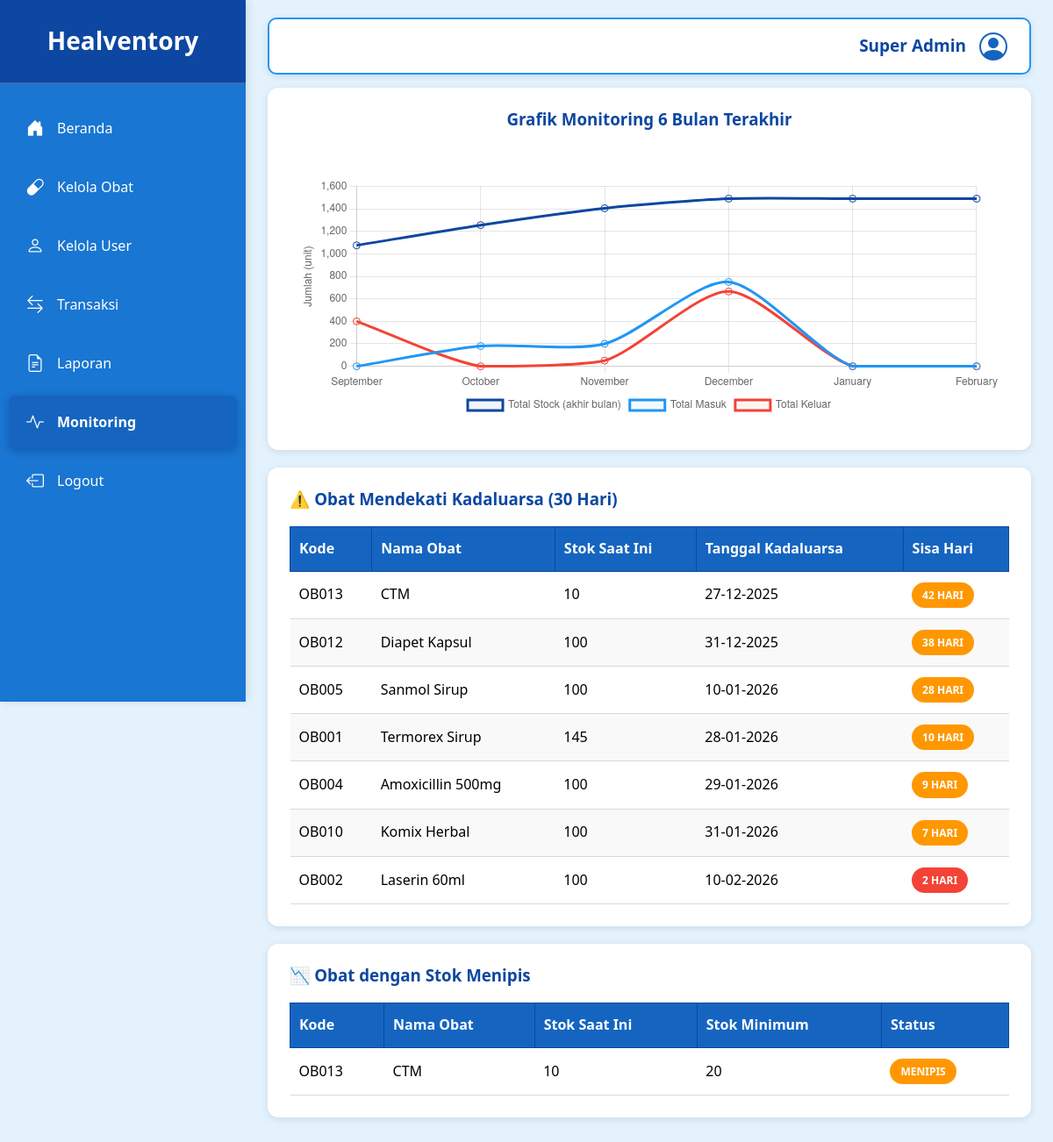
Page /admin/monitoring.php (signed in) on the committed database.
### tables this page shows
CREATE TABLE `obat` (
  `id` int(11) NOT NULL,
  `kode_obat` varchar(30) NOT NULL,
  `nama` varchar(150) NOT NULL,
  `kategori` varchar(100) DEFAULT NULL,
  `stok_awal` int(11) DEFAULT 0,
  `stok_minimum` int(11) DEFAULT 100,
  `tgl_kadaluarsa` date DEFAULT NULL,
  `created_at` timestamp NOT NULL DEFAULT current_timestamp()
);

### public/admin/monitoring.php (the view, shortened to what this page needs)
<?php
require '../../config/database.php';
include '../includes/header.php';
$obat_kadaluarsa = $pdo->query("
    SELECT
        o.*,
        (
            o.stok_awal
            + COALESCE(SUM(CASE WHEN t.jenis = 'masuk' THEN t.jumlah END), 0)
            - COALESCE(SUM(CASE WHEN t.jenis = 'keluar' THEN t.jumlah END), 0)
        ) AS stok_akhir
    FROM obat o
    LEFT JOIN transaksi t ON t.id_obat = o.id
    WHERE o.tgl_kadaluarsa <= DATE_ADD(CURDATE(), INTERVAL 30 DAY)
    GROUP BY o.id
    ORDER BY o.tgl_kadaluarsa ASC
")->fetchAll();
$obat_menipis = $pdo->query("
    SELECT
        o.id,
        o.kode_obat,
        o.nama,
        o.stok_minimum,
        (
            o.stok_awal
            + COALESCE(SUM(CASE WHEN t.jenis = 'masuk' THEN t.jumlah END), 0)
            - COALESCE(SUM(CASE WHEN t.jenis = 'keluar' THEN t.jumlah END), 0)
        ) AS stok_akhir
    FROM obat o
    LEFT JOIN transaksi t ON t.id_obat = o.id
    GROUP BY o.id
    HAVING stok_akhir < o.stok_minimum
    ORDER BY stok_akhir ASC
")->fetchAll();
$baseStockRow = $pdo->query("SELECT COALESCE(SUM(stok_awal),0) AS base_stock FROM obat")->fetch(PDO::FETCH_ASSOC);
$base_stock = (int)$baseStockRow['base_stock'];
$stmt_monthly = $pdo->prepare("
    SELECT
      COALESCE(SUM(CASE WHEN jenis = :jenis THEN jumlah END), 0) AS total
    FROM transaksi
    WHERE DATE(tgl_transaksi) BETWEEN :start AND :end
");
$stmt_cumulative = $pdo->prepare("
    SELECT
      COALESCE(SUM(CASE WHEN jenis = :jenis THEN jumlah END), 0) AS total
    FROM transaksi
    WHERE DATE(tgl_transaksi) <= :end
");
$labels = [];
$monthlyIn = [];
$monthlyOut = [];
$totalStockAtEnd = [];
$now = new DateTime();
$startMonth = (clone $now)->modify('first day of this month');
$startMonth = $startMonth->modify('-5 months');
for ($i = 0; $i < 6; $i++) {
    $mStart = (clone $startMonth)->modify("+{$i} months")->setTime(0, 0, 0);
    $mEnd = (clone $mStart)->modify('last day of this month')->setTime(23, 59, 59);
    $label = strftime('%B', $mStart->getTimestamp());
    $labels[] = $label;
    $stmt_monthly->execute([
        ':jenis' => 'masuk',
        ':start' => $mStart->format('Y-m-d'),
        ':end'   => $mEnd->format('Y-m-d')
    ]);
    $rowIn = $stmt_monthly->fetch(PDO::FETCH_ASSOC);
    $monthIn = (int)$rowIn['total'];
    $stmt_monthly->execute([
        ':jenis' => 'keluar',
        ':start' => $mStart->format('Y-m-d'),
        ':end'   => $mEnd->format('Y-m-d')
    ]);
    $rowOut = $stmt_monthly->fetch(PDO::FETCH_ASSOC);
    $monthOut = (int)$rowOut['total'];
    $monthlyIn[] = $monthIn;
    $monthlyOut[] = $monthOut;
    $stmt_cumulative->execute([':jenis' => 'masuk', ':end' => $mEnd->format('Y-m-d')]);
    $cumIn = (int)$stmt_cumulative->fetch(PDO::FETCH_ASSOC)['total'];
    $stmt_cumulative->execute([':jenis' => 'keluar', ':end' => $mEnd->format('Y-m-d')]);
    $cumOut = (int)$stmt_cumulative->fetch(PDO::FETCH_ASSOC)['total'];
    $stokAtEnd = $base_stock + $cumIn - $cumOut;
    $totalStockAtEnd[] = $stokAtEnd;
}
$js_labels = json_encode($labels);
$js_monthly_in = json_encode($monthlyIn);
$js_monthly_out = json_encode($monthlyOut);
$js_total_stock = json_encode($totalStockAtEnd);
?>
<div class="container">
    <?php include '../includes/sidebar.php'; ?>
    <main class="main-content">
        <header class="header">
            <span class="role">Super Admin</span>
            <i class="bi bi-person-circle profile-icon"></i>
        </header>
        <section class="table-section" style="margin-bottom:20px;">
            <h3 style="text-align: center;">Grafik Monitoring 6 Bulan Terakhir</h3>
            <div style="position:relative; height:320px; padding:10px;">
                <canvas id="monitorChart" style="width:100%; height:100%;"></canvas>
            </div>
        </section>
        <section class="table-section">
            <h3>⚠️ Obat Mendekati Kadaluarsa (30 Hari)</h3>
            <table>
                <thead>
                    <tr>
                        <th>Kode</th>
                        <th>Nama Obat</th>
                        <th>Stok Saat Ini</th>
                        <th>Tanggal Kadaluarsa</th>
                        <th>Sisa Hari</th>
                    </tr>
                </thead>
                <tbody>
                    <?php if (count($obat_kadaluarsa) > 0): ?>
                        <?php foreach ($obat_kadaluarsa as $obat): ?>
                            <?php
                            $today = new DateTime();
                            $exp_date = new DateTime($obat['tgl_kadaluarsa']);
                            $diff = $today->diff($exp_date);
                            $days_left = $diff->days;
                            ?>
                            <tr>
                                <td><?= htmlspecialchars($obat['kode_obat']) ?></td>
                                <td><?= htmlspecialchars($obat['nama']) ?></td>
                                <td><?= $obat['stok_akhir'] ?></td>
                                <td><?= date('d-m-Y', strtotime($obat['tgl_kadaluarsa'])) ?></td>
                                <td>
                                    <span class="badge <?= $days_left < 7 ? 'status-habis' : 'status-menipis' ?>">
                                        <?= $days_left ?> hari
                                    </span>
                                </td>
                            </tr>
                        <?php endforeach; ?>
                    <?php endif; ?>
                </tbody>
            </table>
        </section>
        <section class="table-section" style="margin-top:20px;">
            <h3>📉 Obat dengan Stok Menipis</h3>
            <table>
                <thead>
                    <tr>
                        <th>Kode</th>
                        <th>Nama Obat</th>
                        <th>Stok Saat Ini</th>
                        <th>Stok Minimum</th>
                        <th>Status</th>
                    </tr>
                </thead>
                <tbody>
                    <?php if (count($obat_menipis) > 0): ?>
                        <?php foreach ($obat_menipis as $obat): ?>
                            <tr>
                                <td><?= htmlspecialchars($obat['kode_obat']) ?></td>
                                <td><?= htmlspecialchars($obat['nama']) ?></td>
                                <td><?= $obat['stok_akhir'] ?></td>
                                <td><?= $obat['stok_minimum'] ?></td>
                                <td>
                                    <span class="badge <?= $obat['stok_akhir'] == 0 ? 'status-habis' : 'status-menipis' ?>">
                                        <?= $obat['stok_akhir'] == 0 ? 'Habis' : 'Menipis' ?>
                                    </span>
                                </td>
                            </tr>
                        <?php endforeach; ?>
                    <?php endif; ?>
                </tbody>
            </table>
        </section>
    </main>
</div>
<script>
    const labels = <?= $js_labels; ?>;
    const monthlyIn = <?= $js_monthly_in; ?>;
    const monthlyOut = <?= $js_monthly_out; ?>;
    const totalStock = <?= $js_total_stock; ?>;
    // draw chart
    const ctx = document.getElementById('monitorChart').getContext('2d');
    const monitorChart = new Chart(ctx, {
        type: 'line',
        data: {
            labels: labels,
            datasets: [{
                    label: 'Total Stock (akhir bulan)',
                    data: totalStock,
                    borderColor: '#0D47A1',
                    backgroundColor: 'rgba(9,77,171,0.05)',
                    tension: 0.25,
                    fill: false,
                    pointRadius: 4,
                    yAxisID: 'y'
                },
                {
                    label: 'Total Masuk',
                    data: monthlyIn,
                    borderColor: '#2196f3',
                    backgroundColor: 'rgba(30,136,229,0.05)',
                    tension: 0.25,
                    fill: false,
                    pointRadius: 4,
                    yAxisID: 'y'
                },
                {
                    label: 'Total Keluar',
                    data: monthlyOut,
                    borderColor: '#f44336',
                    backgroundColor: 'rgba(244,67,54,0.05)',
                    tension: 0.25,
                    fill: false,
                    pointRadius: 4,
                    yAxisID: 'y'
                }
            ]
        },
        options: {
            responsive: true,
            maintainAspectRatio: false,
            interaction: {
                mode: 'index',
                intersect: false
            },
            stacked: false,
            plugins: {
                title: {
                    display: true,
                },
                legend: {
                    position: 'bottom'
                }
            },
            scales: {
                x: {
                    display: true,
                    title: {
                        display: false
                    }
                },
                y: {
                    display: true,
                    title: {
                        display: true,
                        text: 'Jumlah (unit)'
                    },
                    beginAtZero: true
                }
            }
        }
    });
</script>
<?php include '../includes/footer.php'; ?>

### public/assets/css/style.css (style rules this page uses)
:root { --primary: #1565c0; --primary-hover: #0d47a1; --sidebar-bg: #1976d2; --background: #e3f2fd; --white: #ffffff; --text: #000000; --text-muted: #666666; --gray-border: #d9d9d9; --card-shadow: 0 2px 8px rgba(0, 0, 0, 0.1); --success: #4caf50; --warning: #ff9800; --danger: #f44336; --info: #2196f3; }
* { margin: 0; padding: 0; box-sizing: border-box; font-family: "Segoe UI", Tahoma, Geneva, Verdana, sans-serif; }
body { background: var(--background); overflow-x: hidden; line-height: 1.6; }
h1, h2, h3, h4, h5, h6 { margin: 0; font-weight: 600; line-height: 1.2; color: var(--text); }
.container { display: flex; min-height: 100vh; }
.main-content { flex: 1; margin-left: 280px; padding: 20px 25px; background: var(--background); min-height: 100vh; }
.header { display: flex; border: 2px solid var(--info); justify-content: flex-end; align-items: center; margin-bottom: 15px; background: var(--white); padding: 5px 25px; border-radius: 10px; box-shadow: var(--card-shadow); }
.header .role { font-size: 19px; font-weight: 700; color: var(--primary-hover); }
.header .profile-icon { font-size: 32px; margin-left: 15px; color: var(--primary); }
.table-section { background: var(--white); padding: 25px; border-radius: 12px; box-shadow: var(--card-shadow); margin-bottom: 20px; }
.table-section h2, .table-section h3, .table-section h4 { margin-bottom: 20px; color: var(--primary-hover); }
.table-section table { width: 100%; border-collapse: collapse; margin-top: 15px; }
.table-section thead th { background: var(--primary); color: var(--white); padding: 12px 10px; text-align: left; font-weight: 600; border: 1px solid var(--primary-hover); }
.table-section tbody td { padding: 12px 10px; border-bottom: 1px solid var(--gray-border); }
.table-section tbody tr:nth-child(even) { background: #f9f9f9; }
.badge { padding: 5px 12px; border-radius: 15px; font-size: 12px; font-weight: 600; display: inline-block; text-transform: uppercase; }
.status-menipis { background: var(--warning); color: white; }
.status-habis { background: var(--danger); color: white; }
body { margin: 0; padding: 0; font-family: Arial, sans-serif; background: #e5f3ff; }

### rows in the picture
obat: kode_obat "OB013", nama "CTM", stok_akhir "10", tgl_kadaluarsa "27-12-2025", stok_minimum "20"
obat: kode_obat "OB012", nama "Diapet Kapsul", stok_akhir "100", tgl_kadaluarsa "31-12-2025"
obat: kode_obat "OB005", nama "Sanmol Sirup", stok_akhir "100", tgl_kadaluarsa "10-01-2026"
obat: kode_obat "OB001", nama "Termorex Sirup", stok_akhir "145", tgl_kadaluarsa "28-01-2026"
obat: kode_obat "OB004", nama "Amoxicillin 500mg", stok_akhir "100", tgl_kadaluarsa "29-01-2026"
obat: kode_obat "OB010", nama "Komix Herbal", stok_akhir "100", tgl_kadaluarsa "31-01-2026"
obat: kode_obat "OB002", nama "Laserin 60ml", stok_akhir "100", tgl_kadaluarsa "10-02-2026"

### other values in the picture
chart data {{ $js_labels }} ["September","October","November","December","January","February"]
chart data {{ $js_monthly_in }} [0,180,200,750,0,0]
chart data {{ $js_monthly_out }} [400,0,50,665,0,0]
chart data {{ $js_total_stock }} [1075,1255,1405,1490,1490,1490]
